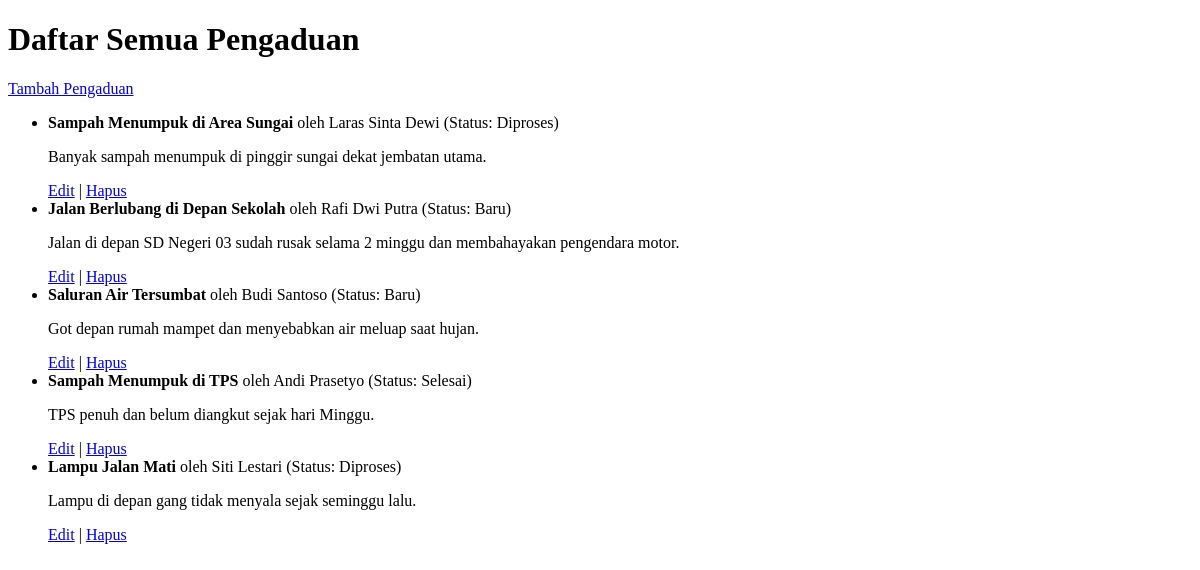
Before: /warga/pengaduan/ with the older database file.
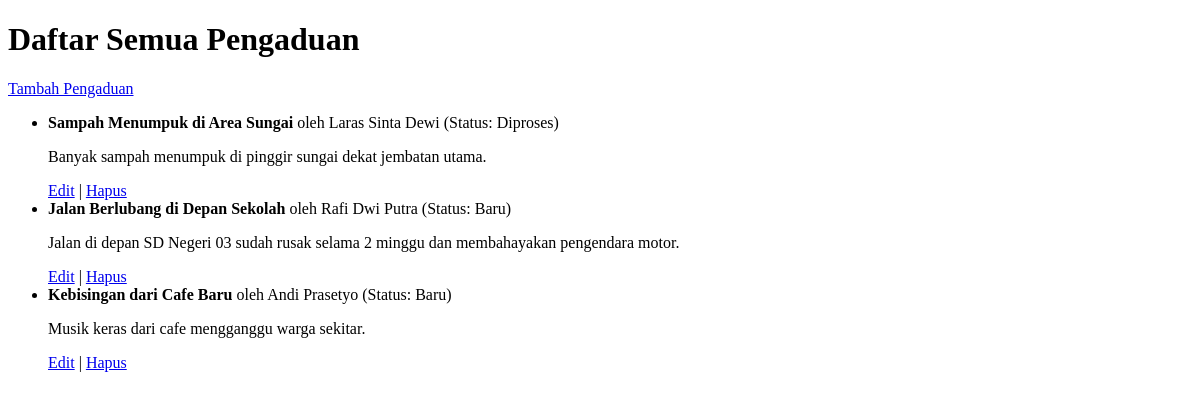
After: the same page with the newer database file.
### warga/models.py (models this page shows, shortened)
class Pengaduan(models.Model):
    STATUS_CHOICES = [
        ('BARU', 'Baru'),
        ('DIPROSES', 'Diproses'),
        ('SELESAI', 'Selesai'),
    ]
    judul = models.CharField(max_length=200)
    deskripsi = models.TextField()
    status = models.CharField(max_length=10, choices=STATUS_CHOICES, default='BARU')
    tanggal_lapor = models.DateTimeField(auto_now_add=True)
    pelapor = models.ForeignKey(Warga, on_delete=models.CASCADE, related_name='pengaduan')

class Warga(models.Model):
    nik = models.CharField(max_length=16, unique=True, verbose_name="Nomor Induk Kependudukan")
    nama_lengkap = models.CharField(max_length=100, verbose_name="Nama Lengkap")
    alamat = models.TextField(verbose_name="Alamat Tinggal")
    no_telepon = models.CharField(max_length=15, blank=True, verbose_name="Nomor Telepon")
    tanggal_registrasi = models.DateTimeField(auto_now_add=True)

### warga/views.py (the view)
# urls.py: path('pengaduan/', PengaduanListView.as_view(), name='pengaduan-list'),  # top-level
class PengaduanListView(ListView):
    model = Pengaduan
    template_name = 'warga/pengaduan_list.html'
    context_object_name = 'pengaduan_list'
    ordering = ['-tanggal_lapor']

### warga/templates/warga/pengaduan_list.html
<!DOCTYPE html>
<html>
<head><title>Daftar Pengaduan Warga</title></head>
<body>
  <h1>Daftar Semua Pengaduan</h1>
  <p><a href="{% url 'pengaduan-tambah' %}">Tambah Pengaduan</a></p>
  <ul>
    {% for aduan in object_list %}
      <li>
        <strong>{{ aduan.judul }}</strong> oleh {{ aduan.pelapor.nama_lengkap }}
        (Status: {{ aduan.get_status_display }})
        <p>{{ aduan.deskripsi }}</p>
        <a href="{% url 'pengaduan-edit' pk=aduan.pk %}">Edit</a> |
        <a href="{% url 'pengaduan-hapus' pk=aduan.pk %}">Hapus</a>
      </li>
    {% empty %}
      <li>Tidak ada pengaduan.</li>
    {% endfor %}
  </ul>
</body>
</html>

Changed rows visible on the page:
removed Pengaduan: judul "Saluran Air Tersumbat", pelapor.nama_lengkap "Budi Santoso", status "Baru", deskripsi "Got depan rumah mampet dan menyebabkan air meluap saat hujan."
removed Pengaduan: judul "Lampu Jalan Mati", pelapor.nama_lengkap "Siti Lestari", status "Diproses", deskripsi "Lampu di depan gang tidak menyala sejak seminggu lalu."
changed Pengaduan "Andi Prasetyo": judul "Sampah Menumpuk di TPS" → "Kebisingan dari Cafe Baru"; status "Selesai" → "Baru"; deskripsi "TPS penuh dan belum diangkut sejak hari Minggu." → "Musik keras dari cafe mengganggu warga sekitar."
